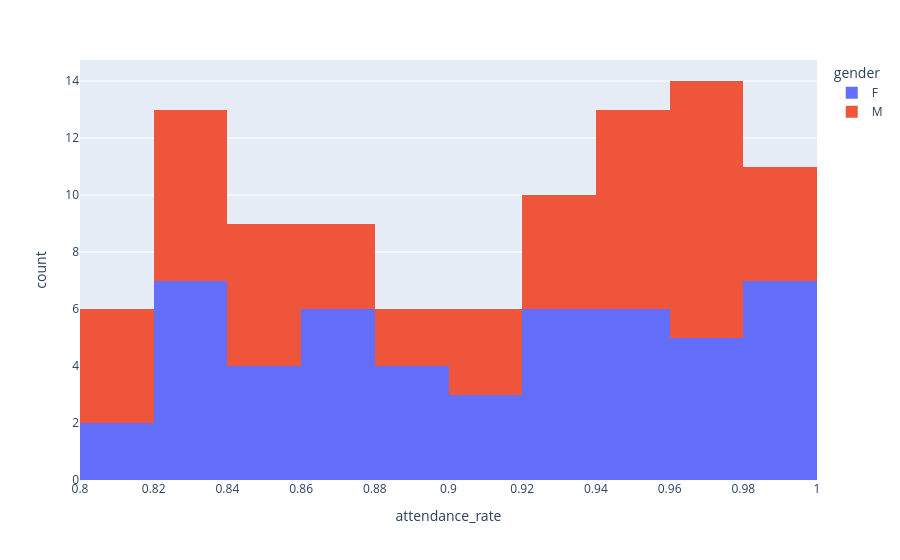

Here is the notebook cell this chart was saved with:
### Code cell
fig = px.histogram(student_marks, x='attendance_rate',color='gender',nbins=15)

fig.show()

### Figure 1 — Plotly figure (JSON) as saved in the notebook; plotly's stock layout.template omitted (floating-point values rounded to 4 significant figures)
{"data": [{"alignmentgroup": "True", "bingroup": "x", "hovertemplate": "gender=F<br>attendance_rate=%{x}<br>count=%{y}<extra></extra>", "legendgroup": "F", "marker": {"color": "#636efa", "pattern": {"shape": ""}}, "name": "F", "nbinsx": 15, "offsetgroup": "F", "orientation": "v", "showlegend": true, "type": "histogram", "x": [0.89, 0.83, 0.92, 0.94, 0.97, 0.97, 0.8, 0.92, 0.94, 0.99, 0.87, 0.99, 0.95, 0.98, 0.89, 0.85, 0.88, 0.82, 0.85, 0.92, 0.83, 0.87, 1, 0.88, 0.87, 0.99, 0.98, 0.97, 0.93, 0.91, 0.83, 0.92, 0.94, 0.91, 0.84, 0.99, 0.91, 0.96, 0.92, 0.86, 0.85, 0.95, 0.86, 0.96, 0.83, 0.86, 0.81, 0.82, 0.82, 0.94, 0.98], "xaxis": "x", "yaxis": "y"}, {"alignmentgroup": "True", "bingroup": "x", "hovertemplate": "gender=M<br>attendance_rate=%{x}<br>count=%{y}<extra></extra>", "legendgroup": "M", "marker": {"color": "#EF553B", "pattern": {"shape": ""}}, "name": "M", "nbinsx": 15, "offsetgroup": "M", "orientation": "v", "showlegend": true, "type": "histogram", "x": [0.98, 0.8, 0.95, 0.84, 0.93, 0.84, 0.96, 0.95, 0.92, 0.81, 0.9, 1, 0.97, 0.86, 0.99, 0.95, 1, 0.96, 0.96, 0.97, 0.83, 0.83, 0.88, 0.84, 0.98, 0.91, 0.99, 0.87, 0.97, 0.97, 0.87, 0.8, 0.88, 0.97, 0.92, 0.85, 0.95, 0.81, 0.82, 0.93, 0.94, 0.94, 0.82, 0.83, 0.84, 0.91, 0.83, 0.97, 0.95], "xaxis": "x", "yaxis": "y"}], "layout": {"barmode": "relative", "legend": {"title": {"text": "gender"}, "tracegroupgap": 0}, "margin": {"t": 60}, "xaxis": {"anchor": "y", "domain": [0, 1], "title": {"text": "attendance_rate"}}, "yaxis": {"anchor": "x", "domain": [0, 1], "title": {"text": "count"}}}}
